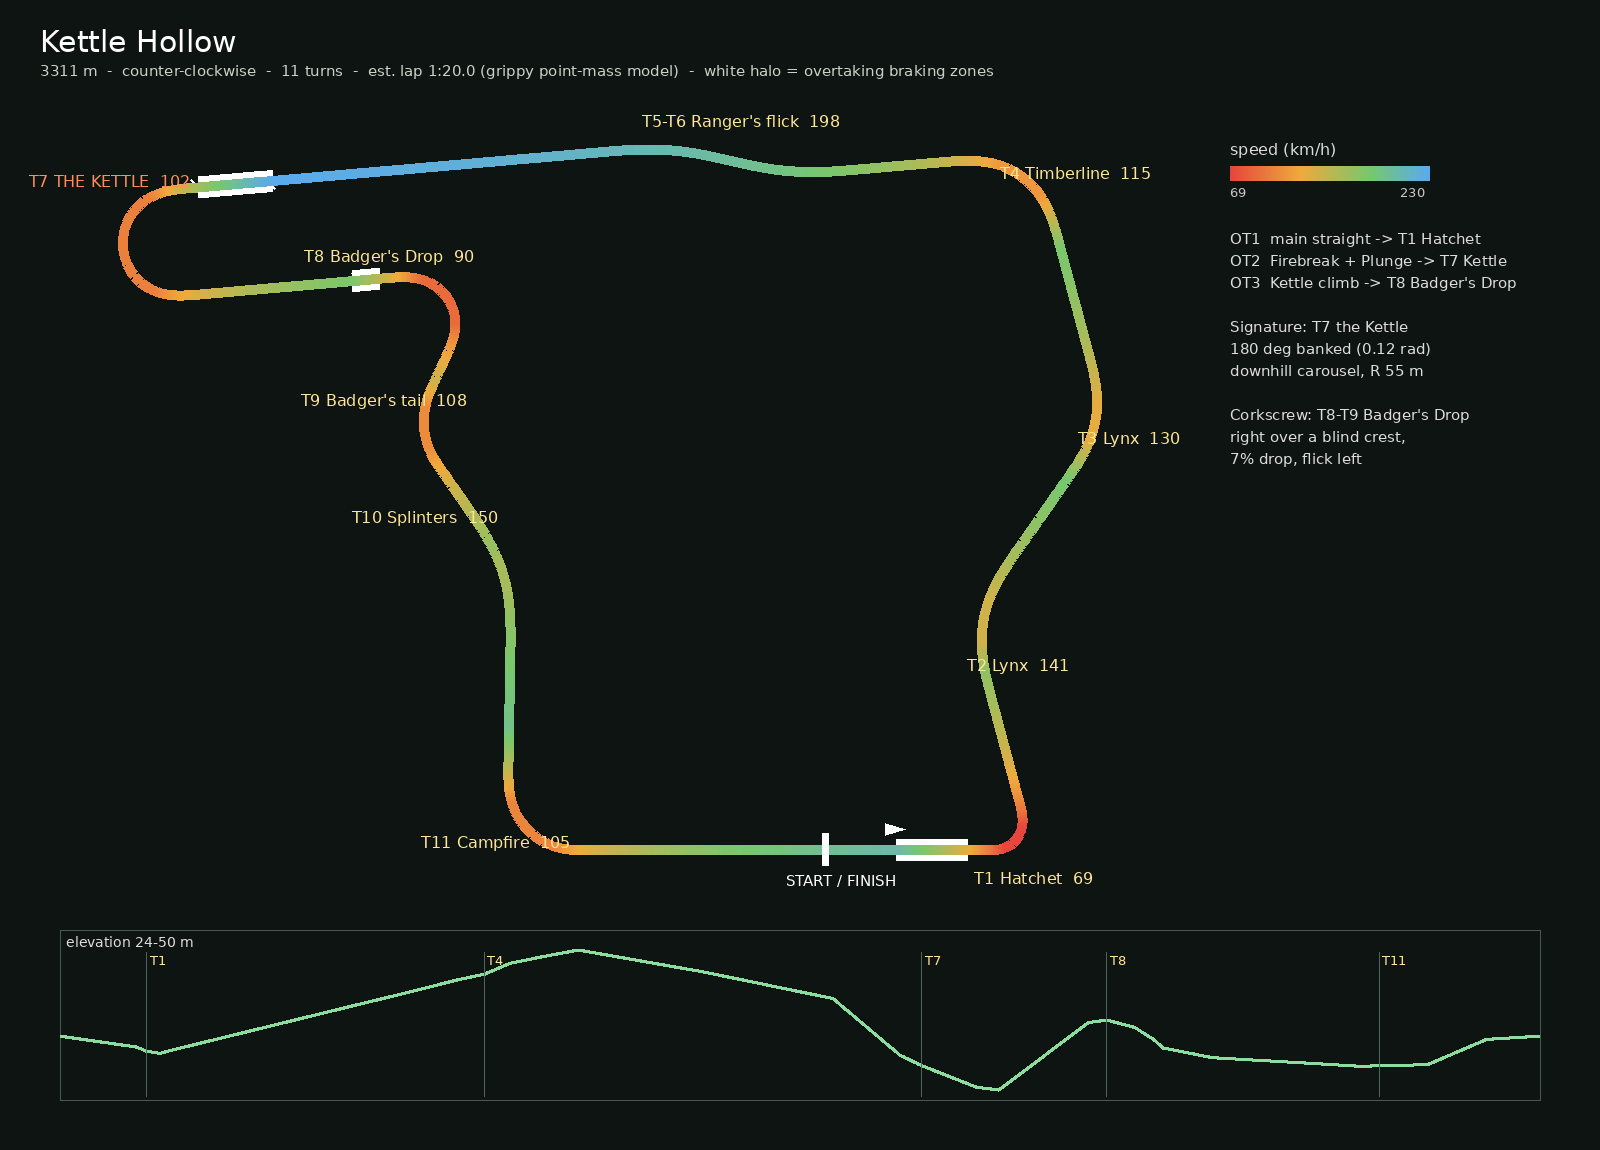

Write the Python code that produced this figure.
"""Annotated track map: speed-coloured line (from laptime.py), turn numbers, overtaking zones, elevation.

Usage: python3 -I map.py LAYOUT.json OUT.png
"""
import json, math, sys, os
sys.path.insert(0, os.path.dirname(os.path.abspath(__file__)))
from laptime import run
from PIL import Image, ImageDraw, ImageFont

def font(sz):
    for p in ('/usr/share/fonts/truetype/dejavu/DejaVuSans.ttf', '/usr/share/fonts/dejavu/DejaVuSans.ttf'):
        if os.path.exists(p):
            return ImageFont.truetype(p, sz)
    return ImageFont.load_default()

def main(path, out):
    layout = json.load(open(path))
    t, L, v, sm, apex = run(layout)
    # integrate positions on the same 1 m samples
    x = y = h = 0.0; pts = []
    z = layout['startZ']; zs = []
    for seg in layout['segments']:
        if seg['type'] == 'straight':
            Ls = seg['length']; k0 = k1 = 0.0
        else:
            Ls = 2 * seg['arc'] / (1 / seg['radiusStart'] + 1 / seg['radiusEnd'])
            sg = 1 if seg['type'] == 'left' else -1
            k0, k1 = sg / seg['radiusStart'], sg / seg['radiusEnd']
        n = max(1, int(math.ceil(Ls / 1.0))); ds = Ls / n
        for i in range(n):
            k = k0 + (k1 - k0) * (i + 0.5) / n
            hm = h + k * ds / 2
            pts.append((x, y, seg['name']))
            zs.append(z + (seg['zEnd'] - z) * i / n)
            x += math.cos(hm) * ds; y += math.sin(hm) * ds; h += k * ds
        z = seg['zEnd']
    W, H = 1600, 1150
    img = Image.new('RGB', (W, H), (14, 20, 17))
    d = ImageDraw.Draw(img)
    xs = [p[0] for p in pts]; ys = [p[1] for p in pts]
    sc = min(1100 / (max(xs) - min(xs)), 700 / (max(ys) - min(ys)))
    ox = 60 - min(xs) * sc + (1100 - (max(xs) - min(xs)) * sc) / 2
    oy = 150 + max(ys) * sc
    P = lambda px, py: (ox + px * sc, oy - py * sc)
    vmin, vmax = min(v), max(v)
    def col(sp):
        f = (sp - vmin) / (vmax - vmin)
        stops = [(0, (230, 70, 60)), (0.35, (240, 170, 60)), (0.7, (120, 200, 110)), (1, (90, 170, 240))]
        for (fa, ca), (fb, cb) in zip(stops, stops[1:]):
            if f <= fb:
                u = (f - fa) / (fb - fa)
                return tuple(int(ca[j] + (cb[j] - ca[j]) * u) for j in range(3))
        return stops[-1][1]
    # overtaking zones: the braking zones into T1, T7, T8 (highlight under the line)
    zones = {'T1 Hatchet': 'OT1', 'T7 the Kettle': 'OT2', "T8 Badger's Drop": 'OT3'}
    for i in range(len(pts) - 1):
        nxt = (i + 1) % len(v)
        if v[nxt] < v[i] - 1e-6:
            # find which corner this braking zone leads into
            j = i
            while v[(j + 1) % len(v)] < v[j % len(v)] - 1e-6:
                j += 1
            target = sm[j % len(v)][5]
            if any(target.startswith(k) for k in zones) and (v[i] - v[j % len(v)]) * 3.6 > 60:
                d.line([P(*pts[i][:2]), P(*pts[i + 1][:2])], fill=(255, 255, 255), width=22)
    for i in range(len(pts) - 1):
        d.line([P(*pts[i][:2]), P(*pts[i + 1][:2])], fill=col(v[i]), width=10)
    d.line([P(*pts[-1][:2]), P(*pts[0][:2])], fill=col(v[-1]), width=10)
    # start line + direction arrow
    sx, sy = P(0, 0)
    d.rectangle([sx - 3, sy - 16, sx + 3, sy + 16], fill=(255, 255, 255))
    d.text((sx - 40, sy + 22), 'START / FINISH', fill=(255, 255, 255), font=font(15))
    d.polygon([(sx + 60, sy - 26), (sx + 80, sy - 20), (sx + 60, sy - 14)], fill=(255, 255, 255))
    # turn labels at the tightest point of each turn, pushed outward from the centroid
    cx = sum(xs) / len(xs); cy = sum(ys) / len(ys)
    seen = {}
    for i, (px, py, nm) in enumerate(pts):
        if not (nm[:1] == "T" and nm[1:2].isdigit()):
            continue
        key = nm.split(' ')[0]
        if key not in seen or v[i] < v[seen[key]]:
            seen[key] = i
    names = {'T1': 'T1 Hatchet', 'T2': 'T2 Lynx', 'T3': 'T3 Lynx', 'T4': 'T4 Timberline',
             'T6': "T5-T6 Ranger's flick", 'T7': 'T7 THE KETTLE', 'T8': "T8 Badger's Drop",
             'T9': "T9 Badger's tail", 'T10': 'T10 Splinters', 'T11': 'T11 Campfire'}
    f16 = font(16)
    for key, i in seen.items():
        if key == 'T5':
            continue
        px, py, _ = pts[i]
        dx, dy = px - cx, py - cy
        n = math.hypot(dx, dy) or 1
        lx, ly = P(px + dx / n * 45, py + dy / n * 45)
        label = f'{names.get(key, key)}  {v[i] * 3.6:.0f}'
        tw = d.textlength(label, font=f16)
        lx = min(max(lx - tw / 2, 10), 1180 - tw)
        d.text((lx, ly - 9), label, fill=(255, 230, 150) if key != 'T7' else (255, 140, 90), font=f16)
    # header
    d.text((40, 24), layout['name'], fill=(255, 255, 255), font=font(30))
    d.text((40, 62), f'{L:.0f} m  -  counter-clockwise  -  11 turns  -  est. lap {int(t // 60)}:{t % 60:04.1f} '
           f'(grippy point-mass model)  -  white halo = overtaking braking zones', fill=(200, 210, 200), font=font(15))
    # legend
    lx0 = 1230; ly0 = 140
    d.text((lx0, ly0), 'speed (km/h)', fill=(220, 220, 220), font=f16)
    for k in range(200):
        sp = vmin + (vmax - vmin) * k / 199
        d.line([(lx0 + k, ly0 + 26), (lx0 + k, ly0 + 40)], fill=col(sp))
    d.text((lx0, ly0 + 44), f'{vmin * 3.6:.0f}', fill=(200, 200, 200), font=font(13))
    d.text((lx0 + 170, ly0 + 44), f'{vmax * 3.6:.0f}', fill=(200, 200, 200), font=font(13))
    yy = ly0 + 90
    for line in ['OT1  main straight -> T1 Hatchet', 'OT2  Firebreak + Plunge -> T7 Kettle',
                 "OT3  Kettle climb -> T8 Badger's Drop", '', 'Signature: T7 the Kettle',
                 '180 deg banked (0.12 rad)', 'downhill carousel, R 55 m', '',
                 "Corkscrew: T8-T9 Badger's Drop", 'right over a blind crest,', '7% drop, flick left']:
        d.text((lx0, yy), line, fill=(220, 220, 220), font=font(15)); yy += 22
    # elevation strip
    ex, ey, ew, eh = 60, 930, 1480, 170
    d.rectangle([ex, ey, ex + ew, ey + eh], outline=(70, 90, 80))
    zmin, zmax = min(zs), max(zs)
    prof = [(ex + i / len(zs) * ew, ey + eh - 10 - (zz - zmin) / (zmax - zmin) * (eh - 30)) for i, zz in enumerate(zs)]
    for a, b in zip(prof, prof[1:]):
        d.line([a, b], fill=(140, 220, 160), width=3)
    d.text((ex + 6, ey + 4), f'elevation {zmin:.0f}-{zmax:.0f} m', fill=(220, 220, 220), font=font(14))
    for key, i in seen.items():
        if key in ('T1', 'T4', 'T7', 'T8', 'T11'):
            px = ex + i / len(zs) * ew
            d.line([(px, ey + eh - 4), (px, ey + 22)], fill=(80, 100, 90))
            d.text((px + 3, ey + 22), key, fill=(255, 230, 150), font=font(13))
    img.save(out)
    print('wrote', out)

if __name__ == '__main__':
    main(sys.argv[1], sys.argv[2])
